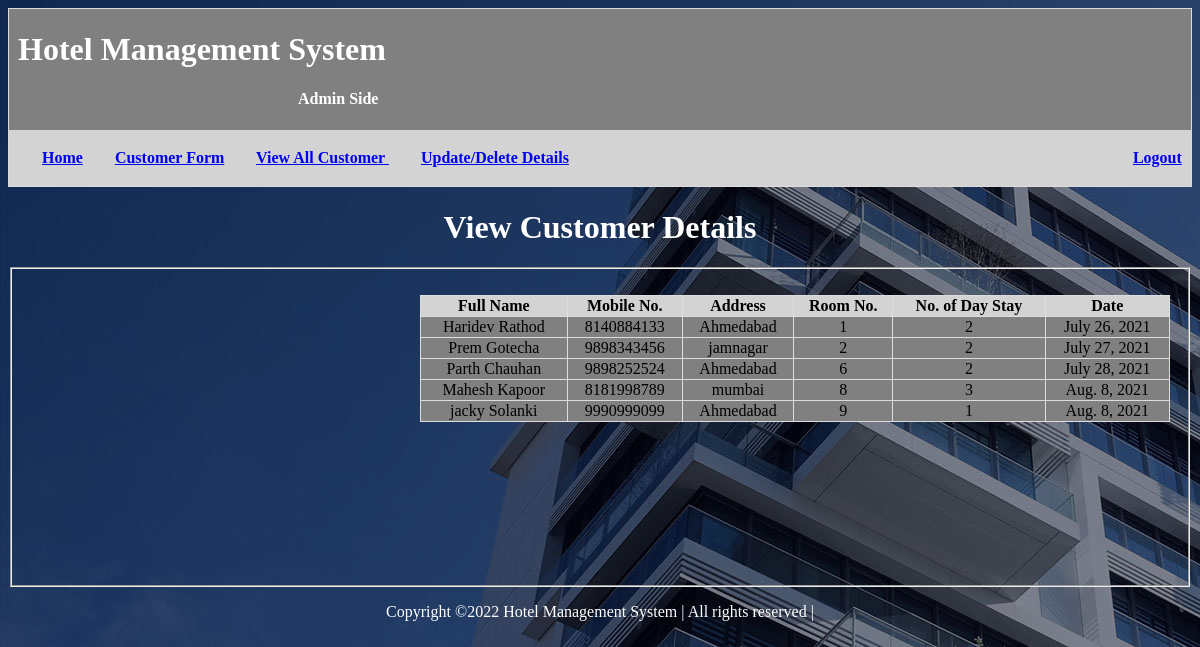
/Myapp/index/, run on the app's committed database.
### Myapp/models.py (models this page shows)
class CustomerForm(models.Model):
    first_name = models.CharField(max_length=200)
    last_name = models.CharField(max_length=200)
    mobile_number = models.IntegerField(max_length=10)
    address = models.CharField(max_length=200)
    room_no = models.PositiveIntegerField(unique = True)
    no_of_the_days_to_stay = models.PositiveIntegerField()
    date = models.DateField(default=timezone.now)

### Myapp/views.py (the view)
# urls.py: path('index/', views.index),
def index(request):
    data = CustomerForm.objects.all()
    cus = {
    "Customer": data
    }
    return render(request, "index.html", cus)

### templates/index.html (shortened to what this page needs)
{% extends "base.html" %}
{% load static %}
{% block content %}
<!DOCTYPE html>
<html>
<head>
</head>
<body bgcolor="black">
  <font color="white">
                <center><h1>View Customer Details</h1></center></font></center>
    <center>
        <fieldset style="height: 300px">
            <div class="wrapper">
                <table border="1" style="width: 750px; text-align: center;">
  <tr>
    <th>Full Name</th>
    <th>Mobile No.</th>
    <th>Address</th>
    <th>Room No.</th>
    <th>No. of Day Stay</th>
    <th>Date</th>
  </tr>
                {% for CustomerForm in Customer %}
                <tr><td>
                {{ CustomerForm.first_name}}
                {{ CustomerForm.last_name }} </td>
                <td>
                {{ CustomerForm.mobile_number }} </td>
                <td>
                {{ CustomerForm.address }}</td>
                <td>
                {{ CustomerForm.room_no }}</td>
                <td>
                {{ CustomerForm.no_of_the_days_to_stay }}</td>
                <td>{{ CustomerForm.date }}</td>
                </tr>
                {% endfor %}
            </table>
</fieldset>
    </center>
</body>
</html>
{% endblock %}

### templates/base.html (shortened to what this page needs)
{% load static %}
<!DOCTYPE html>
<html>
<head>
</head>
<body>
    <font color="white">
    <header>
    <table>
        <tr><td style="text-align: left;"><h1>&nbsp;{% block title %}Hotel Management System</h1> <h4>&nbsp;&nbsp;&nbsp;&nbsp;&nbsp;&nbsp;&nbsp;&nbsp;&nbsp;&nbsp;&nbsp;&nbsp;&nbsp;&nbsp;&nbsp;&nbsp;&nbsp;&nbsp;&nbsp;&nbsp;&nbsp;&nbsp;&nbsp;&nbsp;&nbsp;&nbsp;&nbsp;&nbsp;&nbsp;&nbsp;&nbsp;&nbsp;&nbsp;&nbsp;&nbsp;&nbsp;&nbsp;&nbsp;&nbsp;&nbsp;&nbsp;&nbsp;&nbsp;&nbsp;&nbsp;&nbsp;&nbsp;&nbsp;&nbsp;&nbsp;&nbsp;&nbsp;&nbsp;&nbsp;&nbsp;&nbsp;&nbsp;&nbsp;&nbsp;&nbsp;&nbsp;&nbsp;&nbsp;&nbsp;&nbsp;&nbsp;&nbsp;&nbsp;&nbsp;&nbsp;&nbsp;&nbsp;Admin Side{% endblock %}</h4></td></tr>
        <tr>
            <th align='left'><br>
        <div>&nbsp; &nbsp; &nbsp; &nbsp;
        <a href="{% url 'home' %}">Home</a>&nbsp; &nbsp; &nbsp; &nbsp;
				<a href="{% url 'form' %}">Customer Form</a>&nbsp; &nbsp; &nbsp; &nbsp;
				<a href="{% url 'index' %}">View All Customer </a>  &nbsp; &nbsp; &nbsp; &nbsp;
				<a href="{% url 'update_delete' %}">Update/Delete Details</a>
					<a href="{% url 'logout' %}">Logout</a></div><br>
				</th>
			</tr>
		</table>
	</font>
{% block content %}
{% endblock %}
<footer>
<div class="copyright"><font color="white">
					<center><p>
						Copyright &copy;<script>document.write(new Date().getFullYear());</script> Hotel Management System | All rights reserved | <a href="" target="_blank"></a>
						</p></center></font>
		</div>
	</footer>

### templates/base.html (style rules this page uses)
.wrapper { width: 360px; padding: 20px; }
table { border-collapse: collapse; width: 100%; border: 1px solid #ddd; }
td { background-color:grey; }
th { background-color: lightgrey; }

### data on the page
CustomerForm: first_name "Haridev", last_name "Rathod", mobile_number "8140884133", address "Ahmedabad", room_no "1", no_of_the_days_to_stay "2", date "July 26, 2021"
CustomerForm: first_name "Prem", last_name "Gotecha", mobile_number "9898343456", address "jamnagar", room_no "2", no_of_the_days_to_stay "2", date "July 27, 2021"
CustomerForm: first_name "Parth", last_name "Chauhan", mobile_number "9898252524", address "Ahmedabad", room_no "6", no_of_the_days_to_stay "2", date "July 28, 2021"
CustomerForm: first_name "Mahesh", last_name "Kapoor", mobile_number "8181998789", address "mumbai", room_no "8", no_of_the_days_to_stay "3", date "Aug. 8, 2021"
CustomerForm: first_name "jacky", last_name "Solanki", mobile_number "9990999099", address "Ahmedabad", room_no "9", no_of_the_days_to_stay "1", date "Aug. 8, 2021"
